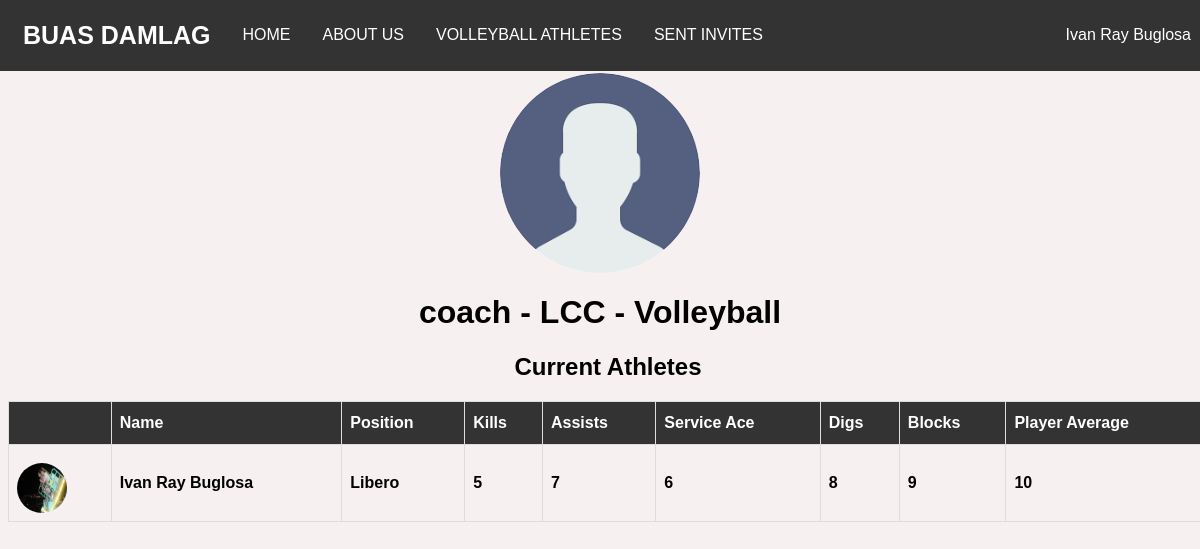
The app's page /userProfile.php?id=33 (signed in) with its own data.
### tables this page shows
CREATE TABLE `users` (
  `id` int(20) NOT NULL,
  `name` varchar(70) NOT NULL,
  `password` varchar(40) NOT NULL,
  `email` varchar(50) NOT NULL,
  `school` varchar(100) DEFAULT NULL,
  `previous_school` text,
  `contact` varchar(20) DEFAULT NULL,
  `address` varchar(100) DEFAULT NULL,
  `birthdate` date NOT NULL,
  `gender` text NOT NULL,
  `sport` text,
  `position` text,
  `created_at` datetime NOT NULL,
  `updated_at` datetime NOT NULL,
  `type` text NOT NULL,
  `status` text NOT NULL,
  `image` varchar(100) NOT NULL,
  `youtube` varchar(50) NOT NULL
);

CREATE TABLE `volleyball` (
  `volleyball_id` int(11) NOT NULL,
  `user_id` int(11) NOT NULL,
  `volleyball_position` text NOT NULL,
  `volleyball_kills` int(2) NOT NULL,
  `volleyball_assists` int(2) NOT NULL,
  `volleyball_service_ace` int(2) NOT NULL,
  `volleyball_digs` int(2) NOT NULL,
  `volleyball_blocks` int(2) NOT NULL,
  `volleyball_average` int(5) NOT NULL,
  `volleyball_total_games_played` int(3) NOT NULL
);

### userProfile.php (the view, shortened to what the rows shown need)
<?php
    include_once('web_db.php');
    include_once('authentication.php');
    $id = $_GET['id'];
    $user = $pdo->findClient($id);
?>
<html>
    <head>
        <link href="styles.css" rel="stylesheet" />
    </head>
    <body>
        <?php include_once('navbar.php'); ?>
        <?php if($user['type'] ==  'Coach'){ ?>
            <?php $imageURL = 'uploads/'.$user["image"];?>
            <center><img src="<?php if(empty($user["image"])){ echo 'uploads/default.png';}else{ echo $imageURL;};?>" class="image" /></center>
            <center><h1><?php echo $user['name']?> - <?php echo $user['school']?> - <?php echo $user['sport']?></h1></center>
            <?php if($current_user['sport'] == 'Basketball'){?>
                <div class="container">
                <center><h2>Current Athletes</h2></center>
                <table id="users" class="table">
                    <thead>
                        <tr>
                            <th></th>
                            <th>Name</th>
                            <th>Position</th>
                            <th>Points</th>
                            <th>Rebounds</th>
                            <th>Steals</th>
                            <th>Assists</th>
                            <th>Blocks</th>
                            <th>Minutes Played</th>
                            <th>Fouls</th>
                            <th>Turnovers</th>
                            <th>Missed Field Goals</th>
                            <th>Player Average</th>
                        </tr>
                    </thead>
                    <tbody>
                        <?php
                            $athletes = $pdo->schoolAthletes($current_user['school'], $current_user['sport']);
                            if(is_array($athletes) && !empty($athletes)){
                                foreach($athletes as $athlete){
                                $player = $pdo->BasketballPlayerStats($athlete['id']);
                        ?>
                        <tr>
                            <td>
                                <?php $imageURL = 'uploads/'.$athlete["image"];?>
                                <img src="<?php if(empty($athlete["image"])){ echo 'uploads/default.png';}else{ echo $imageURL;}?>" class="table-image" />
                            </td>
                            <td>
                                <strong><?php if(!empty($player['id'])){
                                    echo $player['name'];
                                        }else{
                                    echo $athlete['name'];
                                        }
                                        ?>
                                </strong>
                                    </td>
                                    <td>
                                        <strong><?php if(!empty($player['id'])){
                                                    echo $player['basketball_position'];
                                                }else{
                                                    echo 'N/A';
                                                } ?>
                                        </strong>
                                    </td>
                                    <td>
                                        <strong><?php if(!empty($player['id'])){
                                                    echo $player['basketball_points'];
                                                }else{
                                                    echo 'N/A';
                                                } ?>
                                        </strong>
                                    </td>
                                    <td>
                                        <strong><?php if(!empty($player['id'])){
                                                    echo $player['basketball_rebounds'];
                                                }else{
                                                    echo 'N/A';
                                                } ?>
                                        </strong>
                                    </td>
                                    <td>
                                        <strong><?php if(!empty($player['id'])){
                                                    echo $player['basketball_steals'];
                                                }else{
                                                    echo 'N/A';
                                                } ?>
                                        </strong>
                                    </td>
                                    <td>
                                        <strong><?php if(!empty($player['id'])){
                                                    echo $player['basketball_blocks'];
                                                }else{
                                                    echo 'N/A';
                                                } ?>
                                        </strong>
                                    </td>
                                    <td>
                                        <strong><?php if(!empty($player['id'])){
                                                    echo $player['basketball_rebounds'];
                                                }else{
                                                    echo 'N/A';
                                                } ?>
                                        </strong>
                                    </td>
                                    <td>
                                        <strong><?php if(!empty($player['id'])){
                                                    echo $player['basketball_minutes_played'];
                                                }else{
                                                    echo 'N/A';
                                                } ?>
                                        </strong>
                                    </td>
                                    <td>
                                        <strong><?php if(!empty($player['id'])){
                                                    echo $player['basketball_fouls'];
                                                }else{
                                                    echo 'N/A';
                                                } ?>
                                        </strong>
                                    </td>
                                    <td>
                                        <strong><?php if(!empty($player['id'])){
                                                    echo $player['basketball_turnovers'];
                                                }else{
                                                    echo 'N/A';
                                                } ?>
                                        </strong>
                                    </td>
                                    <td>
                                        <strong><?php if(!empty($player['id'])){
                                                    echo $player['basketball_missedFG'];
                                                }else{
                                                    echo 'N/A';
                                                } ?>
                                        </strong>
                                    </td>
                                    <td>
                                        <strong><?php if(!empty($player['id'])){
                                                    echo $player['basketball_average'];
                                                }else{
                                                    echo 'N/A';
                                                } ?>
                                        </strong>
                                    </td>
                                </tr>
                                <?php } } ?>
                            </tbody>
                        </table>
                    </div>
            <?php }else{ ?>
                    <div class="container">
                    <center><h2>Current Athletes</h2></center>
                    <table id="users" class="table">
                            <thead>
                                <tr>
                                    <th></th>
                                    <th>Name</th>
                                    <th>Position</th>
                                    <th>Kills</th>
                                    <th>Assists</th>
                                    <th>Service Ace</th>
                                    <th>Digs</th>
                                    <th>Blocks</th>
                                    <th>Player Average</th>
                                </tr>
                            </thead>
                            <tbody>
                                <?php
                                    $athletes = $pdo->schoolAthletes($current_user['school'], $current_user['sport']);
                                        if(is_array($athletes) && !empty($athletes)){
                                            foreach($athletes as $athlete){
                                            $player = $pdo->VolleyballPlayerStats($athlete['id']);
                                ?>
                                <tr>
                                    <td>
                                        <?php $imageURL = 'uploads/'.$athlete["image"];?>
                                        <img src="<?php if(empty($player["image"])){ echo 'uploads/default.png';}else{ echo $imageURL;}?>" class="table-image" />
                                    </td>
                                    <td>
                                        <strong><?php if(!empty($player['id'])){
                                                    echo $player['name'];
                                                }else{
                                                    echo $athlete['name'];
                                                }
                                                ?>
                                        </strong>
                                    </td>
                                    <td>
                                        <strong><?php if(!empty($player['id'])){
                                                    echo $player['volleyball_position'];
                                                }else{
                                                    echo 'N/A';
                                                } ?>
                                        </strong>
                                    </td>
                                    <td>
                                        <strong><?php if(!empty($player['id'])){
                                                    echo $player['volleyball_kills'];
                                                }else{
                                                    echo 'N/A';
                                                } ?>
                                        </strong>
                                    </td>
                                    <td>
                                        <strong><?php if(!empty($player['id'])){
                                                    echo $player['volleyball_assists'];
                                                }else{
                                                    echo 'N/A';
                                                } ?>
                                        </strong>
                                    </td>
                                    <td>
                                        <strong><?php if(!empty($player['id'])){
                                                    echo $player['volleyball_service_ace'];
                                                }else{
                                                    echo 'N/A';
                                                } ?>
                                        </strong>
                                    </td>
                                    <td>
                                        <strong><?php if(!empty($player['id'])){
                                                    echo $player['volleyball_digs'];
                                                }else{
                                                    echo 'N/A';
                                                } ?>
                                        </strong>
                                    </td>
                                    <td>
                                        <strong><?php if(!empty($player['id'])){
                                                    echo $player['volleyball_blocks'];
                                                }else{
                                                    echo 'N/A';
                                                } ?>
                                        </strong>
                                    </td>
                                    <td>
                                        <strong><?php if(!empty($player['id'])){
                                                    echo $player['volleyball_average'];
                                                }else{
                                                    echo 'N/A';
                                                } ?>
                                        </strong>
                                    </td>
                                </tr>
                                <?php } } ?>
                            </tbody>
                        </table>
                    </div>
            <?php } ?>
        <?php } ?>
    </body>
</html>

### navbar.php (shortened to what the rows shown need)
<nav class="navbar">
    <div class="container">
    <?php
        if($current_user['type'] == 'Admin'){
    ?>
        <a href="index.php" class="list">USERS</a>
    <?php }else{ ?>
        <strong><a class="brand-logo" href="home.php">BUAS DAMLAG</a></strong>
        <a href="home.php" class="list">HOME</a>
        <a href="about.php" class="list">ABOUT US</a>
        <a href="index.php" class="list"><?php echo strtoupper($current_user['sport']);?> ATHLETES</a>
        <a href="invites.php" class="list">SENT INVITES</a>
    <?php } ?>
        <div class="dropdown user-profile list">
            <button class="dropbtn profile-dropdown" onclick="profileDropdown()">
                <?php echo $current_user['name']?>
            </button>
        </div>
    </div>
</nav>

### records on screen
users: sport "VOLLEYBALL", name "Ivan Ray Buglosa", image (picture), volleyball.volleyball_position "Libero", volleyball.volleyball_kills "5", volleyball.volleyball_assists "7", volleyball.volleyball_service_ace "6", volleyball.volleyball_digs "8", volleyball.volleyball_blocks "9", volleyball.volleyball_average "10"
users: name "coach", school "LCC", sport "Volleyball"
